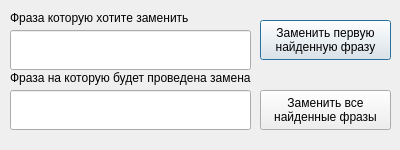
<?xml version="1.0" encoding="UTF-8"?>
<ui version="4.0">
 <class>ReplaceWidget</class>
 <widget class="QDialog" name="ReplaceWidget">
  <property name="geometry">
   <rect>
    <x>0</x>
    <y>0</y>
    <width>400</width>
    <height>150</height>
   </rect>
  </property>
  <property name="windowTitle">
   <string>Dialog</string>
  </property>
  <widget class="QLineEdit" name="FromLineText">
   <property name="geometry">
    <rect>
     <x>10</x>
     <y>30</y>
     <width>241</width>
     <height>40</height>
    </rect>
   </property>
  </widget>
  <widget class="QLineEdit" name="ToLineText">
   <property name="geometry">
    <rect>
     <x>10</x>
     <y>90</y>
     <width>241</width>
     <height>40</height>
    </rect>
   </property>
  </widget>
  <widget class="QPushButton" name="replaceFirstButton">
   <property name="geometry">
    <rect>
     <x>260</x>
     <y>20</y>
     <width>131</width>
     <height>40</height>
    </rect>
   </property>
   <property name="text">
    <string>Заменить первую
найденную фразу</string>
   </property>
  </widget>
  <widget class="QPushButton" name="replaceAllButton">
   <property name="geometry">
    <rect>
     <x>260</x>
     <y>90</y>
     <width>131</width>
     <height>40</height>
    </rect>
   </property>
   <property name="text">
    <string>Заменить все
найденные фразы</string>
   </property>
  </widget>
  <widget class="QLabel" name="label">
   <property name="geometry">
    <rect>
     <x>10</x>
     <y>10</y>
     <width>241</width>
     <height>16</height>
    </rect>
   </property>
   <property name="text">
    <string>Фраза которую хотите заменить</string>
   </property>
  </widget>
  <widget class="QLabel" name="label_2">
   <property name="geometry">
    <rect>
     <x>10</x>
     <y>70</y>
     <width>241</width>
     <height>16</height>
    </rect>
   </property>
   <property name="text">
    <string>Фраза на которую будет проведена замена</string>
   </property>
  </widget>
 </widget>
 <resources/>
 <connections/>
</ui>
